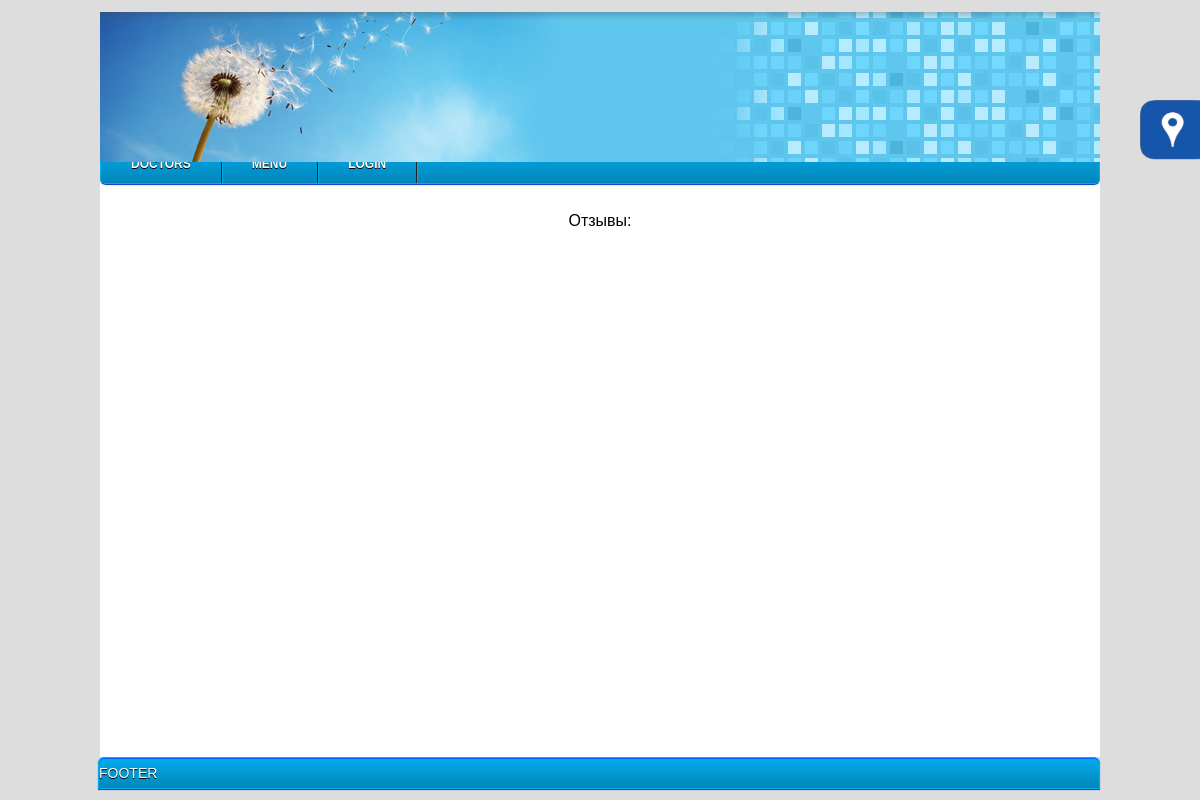
Before: /index.php?content=comments with the older database file.
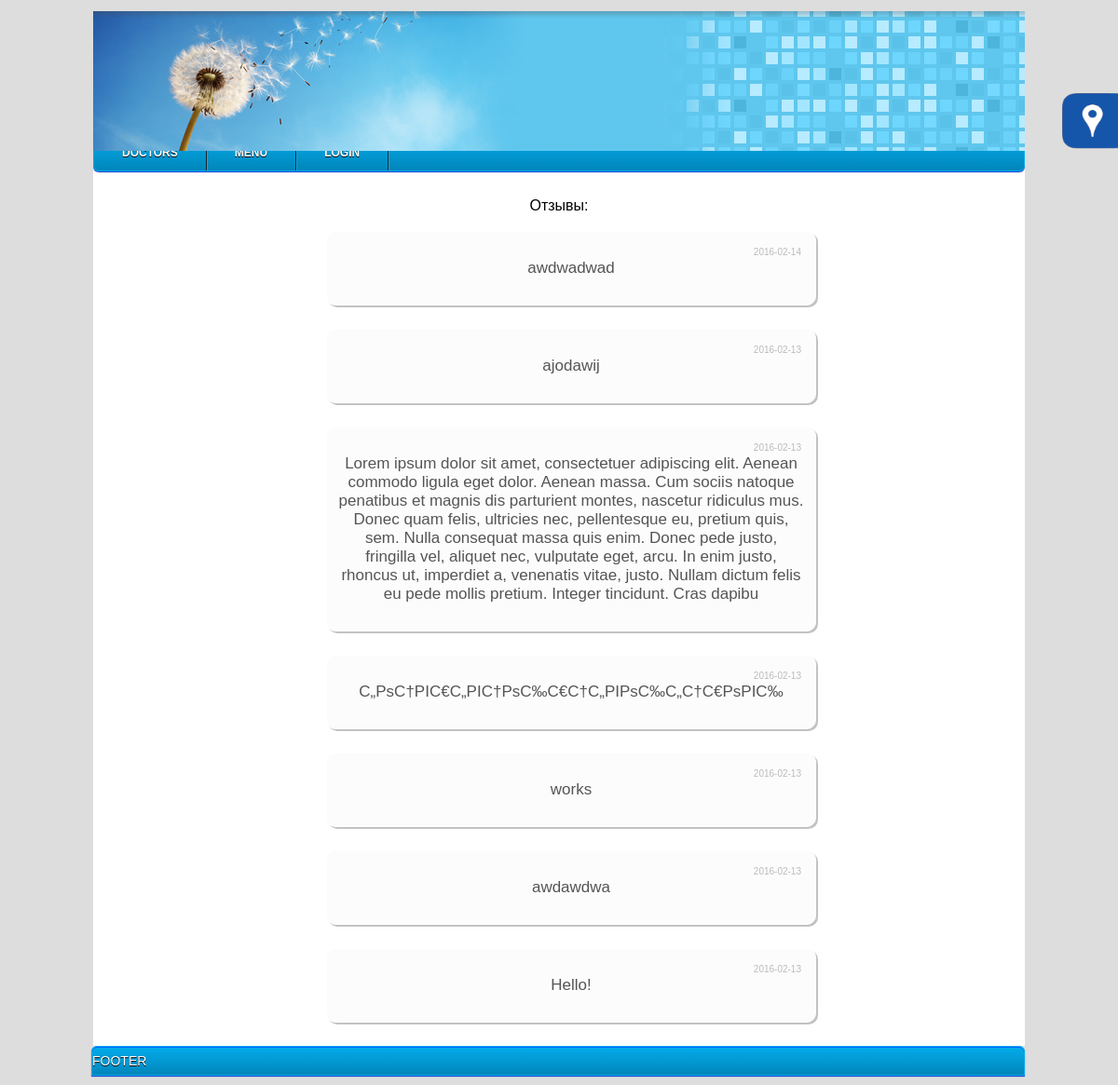
After: the same page with the newer database file.
### tables this page shows
CREATE TABLE IF NOT EXISTS `Comments_general` (
  `Comment_ID` int(11) NOT NULL,
  `Date` date NOT NULL,
  `Text` varchar(500) NOT NULL
);

### pages/comments.php (the view, shortened to what this page needs)
<?php
	echo "<div class='comments'> Отзывы:<br><br>";
 $res = $mysqli->query('SELECT * FROM `Comments_general` ORDER BY Date DESC') or die("Can't connect to database. ".mysql_error());
 while ($row = $res->fetch_array()) {
 echo "<div class='comment_block'><div class='comment_date'>".$row['Date']."</div>
 <div class='comment_text'><p>".$row['Text']."</p></div></div>";
 }
 echo "</div>";
?>

### index.php (shortened to what this page needs)
<?php
	include("phpHendlers/connect.php");
?>
<html>
 <head>
		<link rel="stylesheet" type="text/css" href="styles/css.css" />
		<link rel="stylesheet" type="text/css" href="styles/menu.css" />
 </head>
 <body>
  <div class="all">
   <div id="top">
   <div id="featured">
			<a href="index.php"><img src="images/slide_0.jpg" width="1000" height="150" /> </a>
		</div>
   </div>
   <div class="main">
    <div id="topmenu"> <?php include("parts/topMenu.php");?> </div>
    <div id="panel"><img src="images/leftmenu.png" width="60" height="60">
    </div>
    <div id="action">
			<?php
				if(isset($_GET["content"])or $_GET["item"] or $_GET[docProf] or $_GET[doctor] or $_GET[docList] or $_GET[patient])
				{
					if($_GET["content"] == "home")
					{
						if($_SESSION['class']){
							$query = $mysqli->query("SELECT Name FROM UserClasses WHERE Id = $_SESSION[class]");
							$data = $query->fetch_array(MYSQLI_ASSOC);
							$content = 'pages/'. $data[Name] . 'Home';
						}else{
							print '<script type="text/javascript">window.location.href="../index.php?content=logIn"</script>';
						}
					}
					else if($_GET[item] or $_GET["content"] == "syst")
					{
						$content = "system/System";
					}
					else if ($_GET[patient])
					{
						$content = "pages/patient";
					}
					else if($_GET[docProf])
					{
						$content = "pages/".$_GET[docProf];
					}
					else if($_GET["content"])
						$content = "pages/".$_GET[content];
					include ($content.'.php');
				}
				else
					echo "INDEX";
			?>
    </div>
   </div>
   <div id="footer"><div class="footer_text">FOOTER</div></div>
  </div>
 </body>
</html>

### parts/topMenu.php (shortened to what this page needs)
<?
	printf	('<nav id="menu-wrap">
      <ul id="menu">
       <li><a href="../index.php?docList=%s">Doctors</a><ul>',all);
	$result = $mysqli->query("SELECT * FROM Staff") or die(mysql_error());
	while($data = $result->fetch_array()){	printf ('<li><a href="../index.php?docList=%s">'.$data[Name].'s</a></li>', $data[Id]);	}
	print '</ul>';
	printf('
			<li><a href="#">Menu</a>
				<ul>
					<li><a href="../index.php?content=%s">Comments</a></li>
					<li><a href="#">Подменю</a></li>
					<li><a href="#">Подменю</a></li>
					<li><a href="#">Подменю</a></li>
				</ul>
			</li>',comments);
	if($_SESSION['log'])
	{
		$userName = $_SESSION[userName];
		printf('
			<li><a href="../index.php?content=%s">'.$userName.'</a>
				<ul>
					<li><a href="../index.php?content=%s">LogOut</a></li>
				</ul>
			</li>',home,logOut);
	}
	else
		printf ('<li><a href="../index.php?content=%s">LogIn</a></li></ul></nav>',logIn);
?>

### styles/css.css (style rules this page uses)
* { font-family: Arial; }
body { background-color: #ddd; }
.all { width: 1000px; margin-left: auto; margin-right: auto; margin-top: -8px; }
#top { margin-top: 20px; height: 150px; background-size: 1000px 100px; }
#topmenu { width: 1000px; height: 50px; float: right; background-color: #FFFFFF; }
#action { min-height: 545px; height: auto; width: 1000px; background-color: #FFFFFF; float: left; }
#footer { height: 30px; margin-left: auto; margin-right: auto; margin-bottom: 10px; width: 1000px; background-color: 33CCFF; float: right; border: 1px solid #04acec; background-color: #0186ba; background-image: -moz-linear-gradient(#04acec, #0186ba); background-image: -webkit-gradient(linear, left top, left bottom, from(#04acec), to(#0186ba)); background-image: -webkit-linear-gradient(#04acec, #0186ba); background-image: -o-linear-gradient(#04acec, #0186ba); background-image: -ms-linear-gradient(#04acec, #0186ba); background-image: linear-gradient(#04acec, #0186ba); -moz-border-radius: 6px 6px 0px 0px; -webkit-border-radius: 6px 6px 0px 0px; border-radius: 6px 6px 0px 0px; -moz-box-shadow: 0 1px 1px #0033cc, 0 1px 0 #0066ff inset; -webkit-box-shadow: 0 1px 1px #0033cc, 0 1px 0 #0066ff inset; box-shadow: 0 1px 1px #0033cc, 0 1px 0 #0066ff inset; }
.main { overflow:auto; }
.comments { text-align:center; height: auto; }
.comment_block { padding:12px; width:500px; position:relative; background-color:#fcfcfc; border:1px solid white; color:#888; margin-bottom:25px; -moz-border-radius:10px; -webkit-border-radius:10px; border-radius:10px; left:50%; margin-left:-250px; -moz-box-shadow:2px 2px 0 #c2c2c2; -webkit-box-shadow:2px 2px 0 #c2c2c2; box-shadow:2px 2px 0 #c2c2c2; }
.comment_date { font-size:10px; padding:6px 0; position:absolute; right:15px; top:10px; color:#bbb; }
.comment_text { color: #555; font-size:17px; }
.footer_text { margin-top: 7px; color: #fff; text-transform: uppercase; font-size: 14px; text-decoration: none; text-shadow: 0 1px 0 #000; }

### styles/menu.css (style rules this page uses)
#menu { width: auto; border: 1px solid #04acec; background-color: #0186ba; background-image: -moz-linear-gradient(#04acec, #0186ba); background-image: -webkit-gradient(linear, left top, left bottom, from(#04acec), to(#0186ba)); background-image: -webkit-linear-gradient(#04acec, #0186ba); background-image: -o-linear-gradient(#04acec, #0186ba); background-image: -ms-linear-gradient(#04acec, #0186ba); background-image: linear-gradient(#04acec, #0186ba); -moz-border-radius: 0px 0px 6px 6px; -webkit-border-radius: 0px 0px 6px 6px; border-radius: 0px 0px 6px 6px; -moz-box-shadow: 0 1px 1px #0033cc, 0 1px 0 #0066ff inset; -webkit-box-shadow: 0 1px 1px #0033cc, 0 1px 0 #0066ff inset; box-shadow: 0 1px 1px #0033cc, 0 1px 0 #0066ff inset; }
#menu:before, #menu:after { content: ""; display: table; }
#menu:after { clear: both; }
#menu { zoom:1; }
#menu li { float: left; border-right: 1px solid #222; -webkit-box-shadow: 1px 0 0 #04acec; -moz-box-shadow: 1px 0 0 #04acec; box-shadow: 1px 0 0 #04acec; position: relative; }
#menu a { float: left; padding: 12px 30px; color: #fff; text-transform: uppercase; font: bold 12px Arial, Helvetica; text-decoration: none; text-shadow: 0 1px 0 #000; }
#panel { position: fixed; top: 100px; right: 0; width: 60; height: 60; font: 14px Arial; color: #fff; text-align: left; padding: 0px; -webkit-transition-duration: 0.3s; -moz-transition-duration: 0.3s; -o-transition-duration: 0.3s; transition-duration: 0.3s; -webkit-border-radius: 0 5px 5px 0; -moz-border-radius: 0 5px 5px 0; border-radius: 0 5px 5px 0; }
#featured { width: 1000px; height: 150px; background: #009cff url('images/loading.gif') no-repeat center center; overflow: hidden; }

Changed rows visible on the page:
added comments_general: Date "2016-02-14", Text "awdwadwad"
added comments_general: Date "2016-02-13", Text "ajodawij"
added comments_general: Date "2016-02-13", Text "Lorem ipsum dolor sit amet, consectetuer adipiscing elit. Aenean commodo ligula eget dolor. Aenean massa. Cum sociis natoque penatibus et magnis dis parturient montes, nascetur ridiculus mus. Donec quam felis, ultricies nec, pellentesque eu, pretium quis, sem. Nulla consequat massa quis enim. Donec pede justo, fringilla vel, aliquet nec, vulputate eget, arcu. In enim justo, rhoncus ut, imperdiet a, venenatis vitae, justo. Nullam dictum felis eu pede mollis pretium. Integer tincidunt. Cras dapibu"
added comments_general: Date "2016-02-13", Text "С„РѕС†РІС€С„РІС†РѕС‰С€С†С„РІРѕС‰С„С†С€РѕРІС‰"
added comments_general: Date "2016-02-13", Text "works"
added comments_general: Date "2016-02-13", Text "awdawdwa"
added comments_general: Date "2016-02-13", Text "Hello!"
